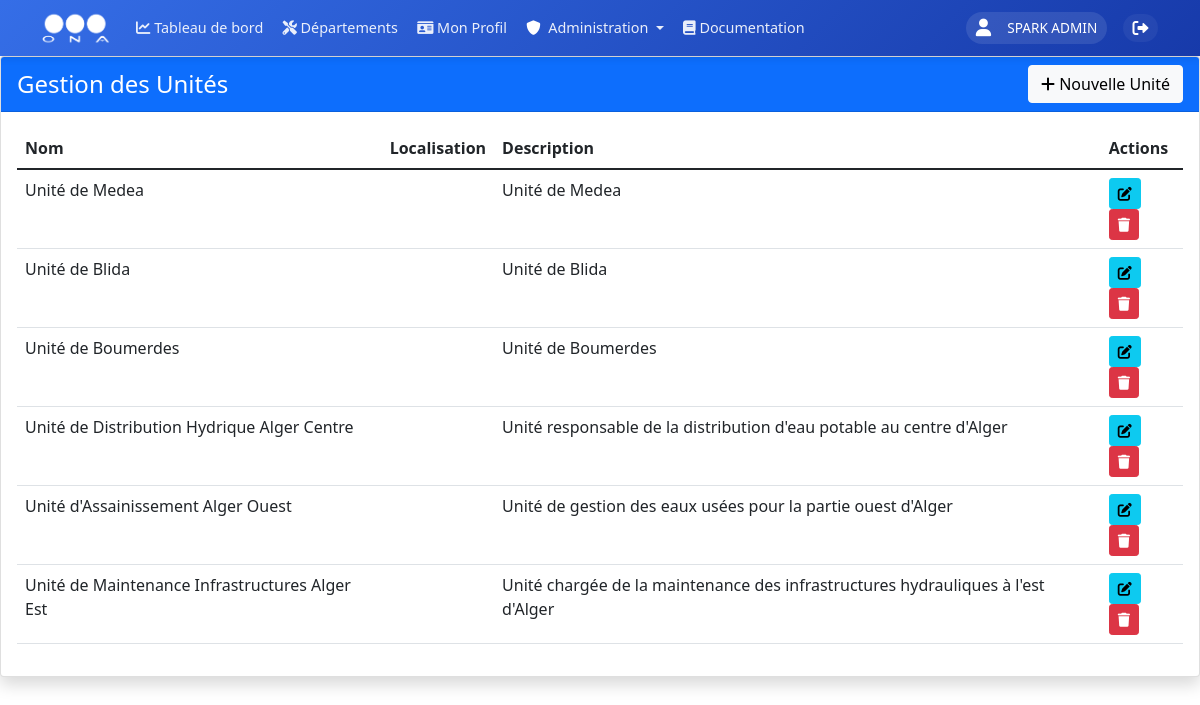
The page /admin/units (signed in) on the database as committed earlier.
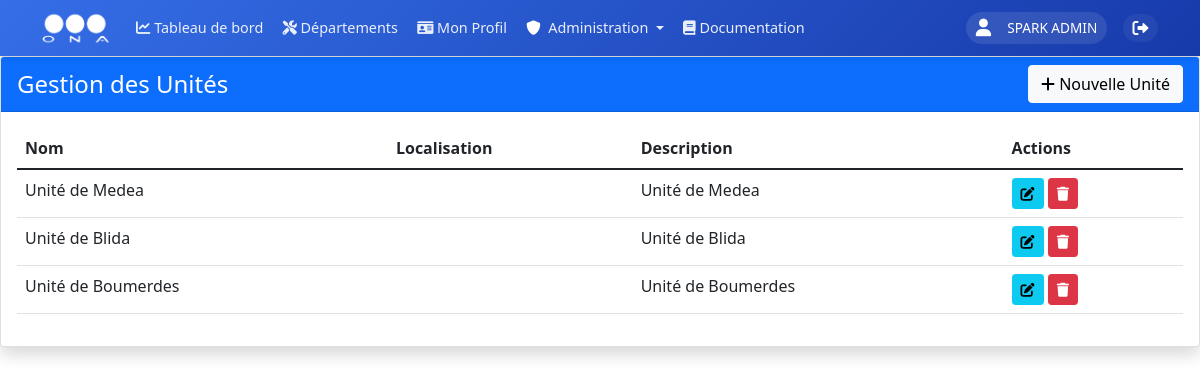
The same page on the database as committed later.
### models.py (models this page shows, shortened)
class Unit(db.Model):
    __tablename__ = 'units'
    id = db.Column(db.Integer, primary_key=True)
    name = db.Column(db.String(100), nullable=False, index=True)
    code = db.Column(db.String(10), unique=True, nullable=False, index=True)
    email = db.Column(db.String(120), unique=True, nullable=True)
    phone = db.Column(db.String(20), nullable=True)
    description = db.Column(db.Text)
    address = db.Column(db.String(200))
    zone_id = db.Column(db.Integer, db.ForeignKey('zones.id', ondelete='CASCADE'), nullable=False, index=True)
    director_id = db.Column(db.Integer, db.ForeignKey('users.id'), nullable=True)
    centers = db.relationship('Center', backref='unit', lazy='joined', cascade='all, delete-orphan')
    users = db.relationship('User', backref='assigned_unit', lazy=True, foreign_keys='User.unit_id')
    director = db.relationship('User', foreign_keys=[director_id], backref='directed_unit', lazy=True)
    incidents = db.relationship('Incident', backref='unit', lazy=True)
    created_at = db.Column(db.DateTime, default=datetime.utcnow, index=True)
    updated_at = db.Column(db.DateTime, default=datetime.utcnow, onupdate=datetime.utcnow, index=True)

### routes/units.py (the view)
@units.route('/admin/units')
@login_required
@admin_required
def manage_units():
    units = Unit.query.all()
    zones = Zone.query.all()
    return render_template('admin/manage_units.html', units=units, zones=zones)

### app.py (called while the page is built)
@login_manager.user_loader
def load_user(user_id):
    return db.session.get(User, int(user_id))

### utils/roles.py (called while the page is built)
    @staticmethod
    def is_admin(role):
        return role == UserRole.ADMIN

### templates/admin/manage_units.html (shortened to what this page needs)
{% extends "base/base.html" %}
{% block content %}
    <div class="row">
        <div class="col-12">
            <div class="card shadow">
                <div class="card-header bg-primary text-white d-flex justify-content-between align-items-center">
                    <h4 class="mb-0">Gestion des Unités</h4>
                    <button type="button" class="btn btn-light" data-bs-toggle="modal" data-bs-target="#newUnitModal">
                        <i class="fas fa-plus"></i> Nouvelle Unité
                    </button>
                </div>
                <div class="card-body">
                    <div class="table-responsive">
                        <table class="table table-hover">
                            <thead>
                                <tr>
                                    <th>Nom</th>
                                    <th>Localisation</th>
                                    <th>Description</th>
                                    <th>Actions</th>
                                </tr>
                            </thead>
                            <tbody>
                                {% for unit in units %}
                                <tr>
                                    <td>{{ unit.name }}</td>
                                    <td>{{ unit.location }}</td>
                                    <td>{{ unit.description }}</td>
                                    <td>
                                        <button class="btn btn-sm btn-info" onclick="editUnit({{ unit.id }}, '{{ unit.name }}', '{{ unit.location }}', '{{ unit.description }}')">
                                            <i class="fas fa-edit"></i>
                                        </button>
                                        <button class="btn btn-sm btn-danger" onclick="deleteUnit({{ unit.id }})">
                                            <i class="fas fa-trash"></i>
                                        </button>
                                    </td>
                                </tr>
                                {% endfor %}
                            </tbody>
                        </table>
                    </div>
                </div>
            </div>
        </div>
    </div>
{% endblock %}

Rows that differ between the two databases and show on the page:
removed Unit: name "Unité de Distribution Hydrique Alger Centre", description "Unité responsable de la distribution d'eau potable au centre d'Alger"
removed Unit: name "Unité d'Assainissement Alger Ouest", description "Unité de gestion des eaux usées pour la partie ouest d'Alger"
removed Unit: name "Unité de Maintenance Infrastructures Alger Est", description "Unité chargée de la maintenance des infrastructures hydrauliques à l'est d'Alger"
